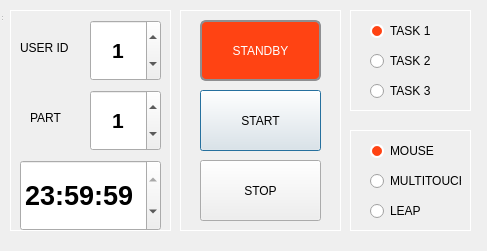
<?xml version="1.0" encoding="UTF-8"?>
<ui version="4.0">
 <class>UserTesting</class>
 <widget class="QDialog" name="UserTesting">
  <property name="enabled">
   <bool>true</bool>
  </property>
  <property name="geometry">
   <rect>
    <x>0</x>
    <y>0</y>
    <width>487</width>
    <height>251</height>
   </rect>
  </property>
  <property name="windowTitle">
   <string>UserTesting</string>
  </property>
  <property name="styleSheet">
   <string notr="true">color : white;
background-color : rgb(49,48,43);

QLineEdit{
color: white;
background-color : rgb(38, 38, 36);
border-color: rgb(76, 76, 76);
}

QPushButton:disabled
{
  background-color: rgb(225,67,19) ;
  border: 2px solid #8f8f91;  
  border-radius: 6px;
 color: white ;
}

#InfoTab {
color: white;
background-color : rgb(49, 48, 43);
}

QFrame
{
border:1px solid white;
}

QLabel
{
border:none;
}

QPushButton:checked
{
  background-color: rgb(225,67,19) ;
  border: 2px solid #8f8f91;  
  border-radius: 6px;
 color: white ;
}
</string>
  </property>
  <widget class="QWidget" name="centralWidget" native="true">
   <property name="geometry">
    <rect>
     <x>0</x>
     <y>0</y>
     <width>481</width>
     <height>241</height>
    </rect>
   </property>
   <widget class="QFrame" name="frame_TASKS">
    <property name="enabled">
     <bool>true</bool>
    </property>
    <property name="geometry">
     <rect>
      <x>350</x>
      <y>10</y>
      <width>121</width>
      <height>101</height>
     </rect>
    </property>
    <property name="styleSheet">
     <string notr="true">QFrame
{
border:1px solid white;
}

QRadioButton::indicator::unchecked
{
   color:white;
}

QRadioButton::indicator::checked
{
    background-color: rgb(255,67,19);
    border: 2px solid #ffffff;
    border-radius: 7px;
} 
</string>
    </property>
    <property name="frameShape">
     <enum>QFrame::StyledPanel</enum>
    </property>
    <property name="frameShadow">
     <enum>QFrame::Raised</enum>
    </property>
    <widget class="QRadioButton" name="radioTask1">
     <property name="geometry">
      <rect>
       <x>20</x>
       <y>10</y>
       <width>81</width>
       <height>22</height>
      </rect>
     </property>
     <property name="font">
      <font>
       <family>Arial</family>
      </font>
     </property>
     <property name="styleSheet">
      <string notr="true"/>
     </property>
     <property name="text">
      <string>TASK 1</string>
     </property>
     <property name="checked">
      <bool>true</bool>
     </property>
    </widget>
    <widget class="QRadioButton" name="radioTask2">
     <property name="geometry">
      <rect>
       <x>20</x>
       <y>40</y>
       <width>81</width>
       <height>22</height>
      </rect>
     </property>
     <property name="font">
      <font>
       <family>Arial</family>
      </font>
     </property>
     <property name="text">
      <string>TASK 2</string>
     </property>
    </widget>
    <widget class="QRadioButton" name="radioTask3">
     <property name="geometry">
      <rect>
       <x>20</x>
       <y>70</y>
       <width>81</width>
       <height>22</height>
      </rect>
     </property>
     <property name="font">
      <font>
       <family>Arial</family>
      </font>
     </property>
     <property name="text">
      <string>TASK 3</string>
     </property>
    </widget>
   </widget>
   <widget class="QFrame" name="frame_DEVICES">
    <property name="geometry">
     <rect>
      <x>350</x>
      <y>130</y>
      <width>121</width>
      <height>101</height>
     </rect>
    </property>
    <property name="styleSheet">
     <string notr="true">QFrame
{
border:1px solid white;
}

QRadioButton::indicator::unchecked
{
   color:white;
}

QRadioButton::indicator::checked
{
    background-color: rgb(255,67,19);
    border: 2px solid #ffffff;
    border-radius: 7px;
} </string>
    </property>
    <property name="frameShape">
     <enum>QFrame::StyledPanel</enum>
    </property>
    <property name="frameShadow">
     <enum>QFrame::Raised</enum>
    </property>
    <widget class="QRadioButton" name="radioMouse">
     <property name="geometry">
      <rect>
       <x>20</x>
       <y>10</y>
       <width>81</width>
       <height>22</height>
      </rect>
     </property>
     <property name="font">
      <font>
       <family>Arial</family>
      </font>
     </property>
     <property name="text">
      <string>MOUSE</string>
     </property>
     <property name="checked">
      <bool>true</bool>
     </property>
    </widget>
    <widget class="QRadioButton" name="radioTouch">
     <property name="geometry">
      <rect>
       <x>20</x>
       <y>40</y>
       <width>91</width>
       <height>22</height>
      </rect>
     </property>
     <property name="font">
      <font>
       <family>Arial</family>
      </font>
     </property>
     <property name="text">
      <string>MULTITOUCH</string>
     </property>
    </widget>
    <widget class="QRadioButton" name="radioLeap">
     <property name="geometry">
      <rect>
       <x>20</x>
       <y>70</y>
       <width>71</width>
       <height>22</height>
      </rect>
     </property>
     <property name="font">
      <font>
       <family>Arial</family>
      </font>
     </property>
     <property name="text">
      <string>LEAP</string>
     </property>
    </widget>
   </widget>
   <widget class="QFrame" name="frameButtons">
    <property name="geometry">
     <rect>
      <x>180</x>
      <y>10</y>
      <width>161</width>
      <height>221</height>
     </rect>
    </property>
    <property name="styleSheet">
     <string notr="true">QFrame
{
border:1px solid white;
}

QLabel
{
border:none;
}

QPushButton:checked
{
  background-color: rgb(255,67,19) ;
  border: 2px solid #8f8f91;  
  border-radius: 6px;
 color: white ;
}</string>
    </property>
    <property name="frameShape">
     <enum>QFrame::StyledPanel</enum>
    </property>
    <property name="frameShadow">
     <enum>QFrame::Raised</enum>
    </property>
    <widget class="QPushButton" name="btnStart">
     <property name="geometry">
      <rect>
       <x>20</x>
       <y>80</y>
       <width>121</width>
       <height>61</height>
      </rect>
     </property>
     <property name="text">
      <string>START</string>
     </property>
     <property name="checkable">
      <bool>true</bool>
     </property>
    </widget>
    <widget class="QPushButton" name="btnStop">
     <property name="enabled">
      <bool>true</bool>
     </property>
     <property name="geometry">
      <rect>
       <x>20</x>
       <y>150</y>
       <width>121</width>
       <height>61</height>
      </rect>
     </property>
     <property name="text">
      <string>STOP</string>
     </property>
     <property name="checkable">
      <bool>true</bool>
     </property>
     <property name="checked">
      <bool>false</bool>
     </property>
    </widget>
    <widget class="QPushButton" name="btnDone">
     <property name="enabled">
      <bool>true</bool>
     </property>
     <property name="geometry">
      <rect>
       <x>20</x>
       <y>10</y>
       <width>121</width>
       <height>61</height>
      </rect>
     </property>
     <property name="text">
      <string>STANDBY</string>
     </property>
     <property name="checkable">
      <bool>true</bool>
     </property>
     <property name="checked">
      <bool>true</bool>
     </property>
    </widget>
   </widget>
   <widget class="QFrame" name="frame_2">
    <property name="geometry">
     <rect>
      <x>10</x>
      <y>10</y>
      <width>161</width>
      <height>221</height>
     </rect>
    </property>
    <property name="frameShape">
     <enum>QFrame::StyledPanel</enum>
    </property>
    <property name="frameShadow">
     <enum>QFrame::Raised</enum>
    </property>
    <widget class="QLabel" name="label">
     <property name="geometry">
      <rect>
       <x>10</x>
       <y>30</y>
       <width>61</width>
       <height>16</height>
      </rect>
     </property>
     <property name="font">
      <font>
       <family>Arial</family>
      </font>
     </property>
     <property name="text">
      <string>USER ID</string>
     </property>
    </widget>
    <widget class="QSpinBox" name="spinBoxUSERID">
     <property name="geometry">
      <rect>
       <x>80</x>
       <y>10</y>
       <width>71</width>
       <height>61</height>
      </rect>
     </property>
     <property name="font">
      <font>
       <family>Arial</family>
       <pointsize>16</pointsize>
       <weight>75</weight>
       <bold>true</bold>
      </font>
     </property>
     <property name="alignment">
      <set>Qt::AlignCenter</set>
     </property>
     <property name="maximum">
      <number>27</number>
     </property>
     <property name="value">
      <number>1</number>
     </property>
    </widget>
    <widget class="QLabel" name="label_2">
     <property name="geometry">
      <rect>
       <x>20</x>
       <y>100</y>
       <width>41</width>
       <height>16</height>
      </rect>
     </property>
     <property name="font">
      <font>
       <family>Arial</family>
      </font>
     </property>
     <property name="text">
      <string>PART</string>
     </property>
    </widget>
    <widget class="QSpinBox" name="spinBoxPARTProto">
     <property name="geometry">
      <rect>
       <x>80</x>
       <y>80</y>
       <width>71</width>
       <height>61</height>
      </rect>
     </property>
     <property name="font">
      <font>
       <family>Arial</family>
       <pointsize>16</pointsize>
       <weight>75</weight>
       <bold>true</bold>
      </font>
     </property>
     <property name="alignment">
      <set>Qt::AlignCenter</set>
     </property>
     <property name="maximum">
      <number>3</number>
     </property>
     <property name="value">
      <number>1</number>
     </property>
    </widget>
    <widget class="QTimeEdit" name="timeEdit">
     <property name="geometry">
      <rect>
       <x>10</x>
       <y>150</y>
       <width>141</width>
       <height>71</height>
      </rect>
     </property>
     <property name="font">
      <font>
       <family>Arial</family>
       <pointsize>20</pointsize>
       <weight>75</weight>
       <bold>true</bold>
      </font>
     </property>
     <property name="dateTime">
      <datetime>
       <hour>23</hour>
       <minute>59</minute>
       <second>59</second>
       <year>1998</year>
       <month>1</month>
       <day>1</day>
      </datetime>
     </property>
     <property name="maximumDateTime">
      <datetime>
       <hour>23</hour>
       <minute>59</minute>
       <second>59</second>
       <year>1998</year>
       <month>1</month>
       <day>1</day>
      </datetime>
     </property>
     <property name="currentSection">
      <enum>QDateTimeEdit::HourSection</enum>
     </property>
     <property name="timeSpec">
      <enum>Qt::LocalTime</enum>
     </property>
    </widget>
   </widget>
  </widget>
  <widget class="QToolBar" name="mainToolBar">
   <property name="geometry">
    <rect>
     <x>0</x>
     <y>0</y>
     <width>4</width>
     <height>13</height>
    </rect>
   </property>
  </widget>
  <widget class="QStatusBar" name="statusBar">
   <property name="geometry">
    <rect>
     <x>0</x>
     <y>0</y>
     <width>3</width>
     <height>22</height>
    </rect>
   </property>
  </widget>
 </widget>
 <layoutdefault spacing="6" margin="11"/>
 <resources/>
 <connections/>
</ui>
